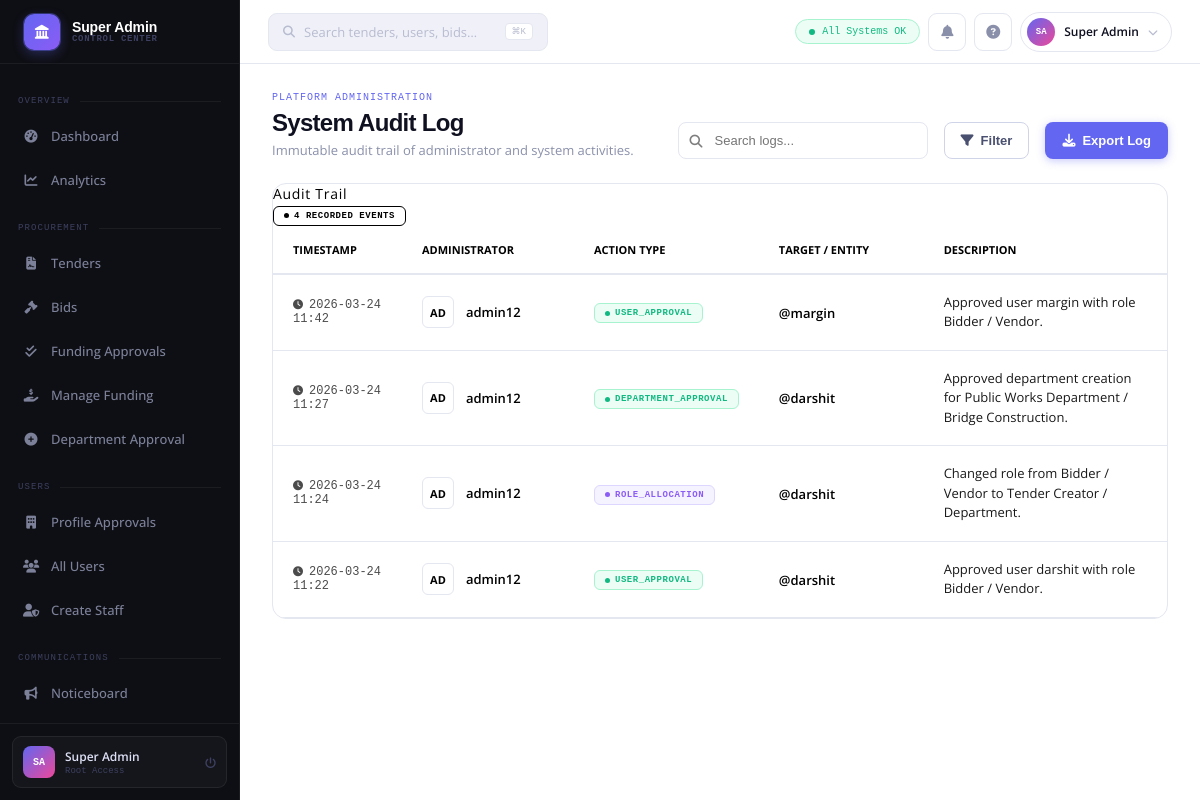
/coreadmin/history/ (signed in), run on the app's committed database.
### coreadmin/models.py (models this page shows, shortened)
class ActionLog(models.Model):
    admin_user = models.ForeignKey(User, on_delete=models.CASCADE, related_name='admin_actions')
    action_type = models.CharField(max_length=100) # e.g., 'ROLE_ALLOCATION', 'APP_APPROVAL'
    target_user = models.ForeignKey(User, on_delete=models.SET_NULL, null=True, blank=True, related_name='targeted_actions')
    target_department = models.CharField(max_length=100, blank=True, null=True)
    description = models.TextField()
    timestamp = models.DateTimeField(auto_now_add=True)

### coreadmin/views.py (the view)
# urls.py: path('history/', views.action_history, name='action_history'),
@login_required
def action_history(request):
    logs = ActionLog.objects.all().order_by('-timestamp')
    return render(request, 'action_history.html', {'logs': logs})

### accounts/context_processors.py (called while the page is built)
def notifications(request):
    if request.user.is_authenticated:
        user_notifications = Notification.objects.filter(user=request.user).order_by('-created_at')
        unread_count = user_notifications.filter(is_read=False).count()
        return {
            'notifications': user_notifications,
            'unread_count': unread_count,
        }
    return {
        'notifications': [],
        'unread_count': 0,
    }

### coreadmin/templates/action_history.html (shortened to what this page needs)
{% extends 'coreadmin_base.html' %}
{% load static %}
{% block content %}
<div class="ph" style="margin-bottom: 24px; display: flex; justify-content: space-between; align-items: flex-end;">
    <div>
        <div class="ph-eye">Platform Administration</div>
        <div class="ph-title">System Audit Log</div>
        <div class="ph-sub">Immutable audit trail of administrator and system activities.</div>
    </div>
    <div style="display:flex; gap:16px; align-items:center;">
        <div style="position:relative; width:250px;">
            <i class="fas fa-search" style="position:absolute; left:12px; top:50%; transform:translateY(-50%); color:var(--text); opacity:0.5; font-size:13px;"></i>
            <input type="text" placeholder="Search logs..." id="logSearch" style="width:100%; box-sizing:border-box; padding:10px 14px 10px 36px; border-radius:8px; border:1px solid var(--border); background:var(--bg2); color:var(--text); font-size:13px; outline:none; transition:box-shadow 0.2s;">
        </div>
        <button class="btn btn-outline" style="border-radius:8px; padding:10px 16px; font-size:13px; font-weight:600;"><i class="fas fa-filter mr-1"></i> Filter</button>
        <button class="btn btn-primary" style="border-radius:8px; padding:10px 16px; font-size:13px; font-weight:600;"><i class="fas fa-download mr-1"></i> Export Log</button>
    </div>
</div>
<div class="card">
    <div class="card-head" style="background:var(--bg3); border-bottom:2px solid var(--border2);">
        <div class="card-title" style="color:var(--text); letter-spacing:0.05em;">Audit Trail</div>
        <span class="badge badge-gray" style="font-family:monospace; font-weight:700;">{{ logs.count }} RECORDED EVENTS</span>
    </div>
    <div class="card-body" style="padding:0; overflow-x:auto;">
        <table style="width: 100%; border-collapse: collapse;" id="logsTable">
            <thead style="background: var(--bg2); border-bottom: 2px solid var(--border);">
                <tr style="text-align: left; font-size: 11px; color: var(--text); text-transform: uppercase;">
                    <th style="padding: 16px 20px; width: 15%;">Timestamp</th>
                    <th style="padding: 16px 20px; width: 20%;">Administrator</th>
                    <th style="padding: 16px 20px; width: 15%;">Action Type</th>
                    <th style="padding: 16px 20px; width: 20%;">Target / Entity</th>
                    <th style="padding: 16px 20px; width: 30%;">Description</th>
                </tr>
            </thead>
            <tbody>
                {% for log in logs %}
                <tr style="border-bottom: 1px solid var(--border); transition: background 0.2s;">
                    <td style="padding: 18px 20px; font-family:'Space Mono', monospace; font-size:12px; color:var(--text); opacity:0.7;">
                        <i class="fas fa-clock" style="margin-right:6px; font-size:10px;"></i>{{ log.timestamp|date:"Y-m-d H:i" }}
                    </td>
                    <td style="padding: 18px 20px;">
                        <div style="display:flex; align-items:center; gap:12px;">
                            <div style="width:32px; height:32px; border-radius:6px; background:linear-gradient(135deg, var(--bg3), var(--bg1)); border:1px solid var(--border); display:flex; align-items:center; justify-content:center; font-size:11px; font-weight:bold; color:var(--text);">
                                {{ log.admin_user.username|slice:":2"|upper }}
                            </div>
                            <span style="font-weight:600; font-size:13px; color:var(--text);">{{ log.admin_user.username }}</span>
                        </div>
                    </td>
                    <td style="padding: 18px 20px;">
                        {% if 'APPROVAL' in log.action_type %}
                            <span class="badge bg-green">{{ log.action_type }}</span>
                        {% elif 'REJECTION' in log.action_type %}
                            <span class="badge bg-red">{{ log.action_type }}</span>
                        {% elif 'ALLOCATION' in log.action_type %}
                            <span class="badge bg-purple">{{ log.action_type }}</span>
                        {% else %}
                            <span class="badge bg-blue">{{ log.action_type }}</span>
                        {% endif %}
                    </td>
                    <td style="padding: 18px 20px;">
                        {% if log.target_user %}
                            <span style="font-weight:600; font-size:13px; color:var(--text);">@{{ log.target_user.username }}</span>
                        {% elif log.target_department %}
                            <span style="font-weight:600; font-size:13px; color:var(--accent);"><i class="fas fa-building" style="margin-right:6px; opacity:0.7;"></i>{{ log.target_department }}</span>
                        {% else %}
                            <span style="color:var(--text); opacity:0.5; font-style:italic; font-size:13px;">System Core</span>
                        {% endif %}
                    </td>
                    <td style="padding: 18px 20px;">
                        <div style="font-size:13px; line-height:1.5; color:var(--text); opacity:0.9;">{{ log.description }}</div>
                    </td>
                </tr>
                {% endfor %}
            </tbody>
        </table>
    </div>
</div>
{% endblock %}

### coreadmin/templates/coreadmin_base.html (style rules this page uses)
:root { --sidebar-w: 240px; --topbar-h: 64px; --sb-bg: #0e0f14; --sb-border: rgba(255,255,255,0.06); --sb-text: #7c8099; --sb-hover-bg: rgba(255,255,255,0.05); --sb-active-bg: rgba(99,102,241,0.15); --sb-active: #818cf8; --sb-section: #3d4060; --bg: #f5f6fb; --surface: #ffffff; --surface-2: #f0f1f8; --border: #e4e6f0; --border-2: #d0d4e8; --t1: #0f1020; --t2: #4a5070; --t3: #8a90aa; --t4: #b8bcd0; --accent: #6366f1; --accent-2: #818cf8; --accent-soft: rgba(99,102,241,0.1); --accent-bdr: rgba(99,102,241,0.25); --green: #10b981; --green-bg: #ecfdf5; --green-b: #a7f3d0; --red: #ef4444; --red-bg: #fef2f2; --red-b: #fca5a5; --amber: #f59e0b; --amber-bg: #fffbeb; --amber-b: #fde68a; --blue: #3b82f6; --blue-bg: #eff6ff; --blue-b: #bfdbfe; --purple: #8b5cf6; --purple-bg:#f5f3ff; --purple-b:#ddd6fe; --rose: #f43f5e; --rose-bg: #fff1f2; --rose-b: #fecdd3; }
*, *::before, *::after { box-sizing: border-box; margin: 0; padding: 0; }
html { font-size: 14px; }
body { margin: 0; background: var(--bg1); color: var(--text); font-family: 'Open Sans', 'Roboto', Arial, sans-serif; overflow-x: hidden; -webkit-font-smoothing: antialiased; }
button { font-family: inherit; cursor: pointer; border: none; background: none; }
.ph { display: flex; align-items: center; justify-content: space-between; margin-bottom: 28px; gap: 16px; flex-wrap: wrap; }
.ph-eye { font-family: 'Fira Code', monospace; font-size: 10px; font-weight: 500; letter-spacing: 0.1em; text-transform: uppercase; color: var(--accent); margin-bottom: 6px; }
.ph-title { font-family: 'Outfit', sans-serif; font-size: 24px; font-weight: 800; color: var(--t1); letter-spacing: -0.03em; }
.ph-sub { font-size: 13px; color: var(--t3); margin-top: 4px; font-weight: 400; }
.btn { display: inline-flex; align-items: center; gap: 7px; padding: 9px 18px; border-radius: 9px; font-size: 13px; font-weight: 600; font-family: 'Plus Jakarta Sans', sans-serif; cursor: pointer; border: 1px solid transparent; transition: all 0.15s; white-space: nowrap; }
.btn-primary { background: var(--accent); color: white; box-shadow: 0 2px 8px rgba(99,102,241,0.35); }
.btn-outline { background: var(--surface); color: var(--t2); border-color: var(--border-2); }
.card { background: var(--surface); border: 1px solid var(--border); border-radius: 14px; overflow: hidden; }
.badge { display: inline-flex; align-items: center; gap: 5px; padding: 4px 10px; border-radius: 6px; font-family: 'Fira Code', monospace; font-size: 9px; font-weight: 600; letter-spacing: 0.06em; text-transform: uppercase; border: 1px solid; white-space: nowrap; }
.badge::before { content:''; width:5px; height:5px; border-radius:50%; background:currentColor; flex-shrink:0; }
.bg-green { color:var(--green); background:var(--green-bg); border-color:var(--green-b); }
.bg-purple { color:var(--purple); background:var(--purple-bg); border-color:var(--purple-b); }

### data on the page
ActionLog: timestamp "2026-03-24 11:42", admin_user.username "AD", admin_user.username "admin12", action_type "USER_APPROVAL", target_user.username "margin", description "Approved user margin with role Bidder / Vendor."
ActionLog: timestamp "2026-03-24 11:27", admin_user.username "AD", admin_user.username "admin12", action_type "DEPARTMENT_APPROVAL", target_user.username "darshit", description "Approved department creation for Public Works Department / Bridge Construction."
ActionLog: timestamp "2026-03-24 11:24", admin_user.username "AD", admin_user.username "admin12", action_type "ROLE_ALLOCATION", target_user.username "darshit", description "Changed role from Bidder / Vendor to Tender Creator / Department."
ActionLog: timestamp "2026-03-24 11:22", admin_user.username "AD", admin_user.username "admin12", action_type "USER_APPROVAL", target_user.username "darshit", description "Approved user darshit with role Bidder / Vendor."

### other printed values
{{ logs.count }} "4"
